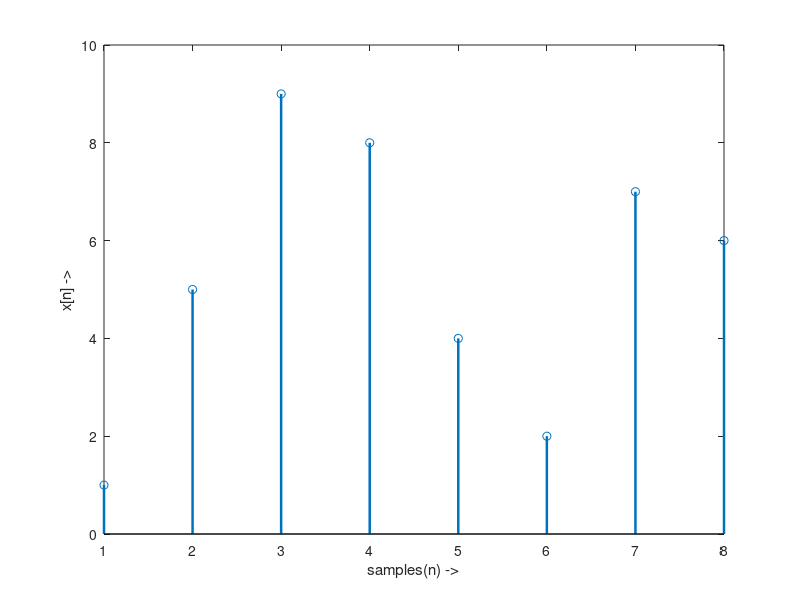

The MATLAB script that drew this image: (Note: this script raises an error after producing the figure.)
% 19ucc023
% Mohit Akhouri
% Experiment 8 - Observation 3

% In this code, we will take a random 8-length sequence x[n]
% Then we will find its FFT using both INBUILT function fft and
% USER-DEFINED function my_dit_fft and also plot the graphs respectively

clc;
clear all;
close all;

N = 8; % Size of the seqeunce x[n]
x = randperm(10,N); % using randperm(k,N) to select RANDOM N integers from range 1-k , here it selects N=8 integers from range 1-10

% Plot of random seqeunce x[n]
figure;
stem(x,'Linewidth',1.8);
xlabel('samples(n) ->');
ylabel('x[n] ->');
title('19ucc023 - Mohit Akhouri','Plot of Input Sequence x[n] of length = 8');
grid on;

fft_inbuilt = fft(x,N); % Calculation of N-point DFT via INBUILT function fft
fft_user_defined = my_dit_fft(x,N); % Calculation of N-point DFT using RADIX-2 fft algorithm via USER-DEFINED function my_dit_fft

% Plot of N-point DFT obtained via INBUILT function fft(x,N)
figure;
subplot(2,1,1);
stem(fft_inbuilt,'Linewidth',1.8);
xlabel('samples(k) ->');
ylabel('X(k) ->');
title('8-point DFT of sequence x[n] using INBUILT function fft(x,N)');
grid on;

% Plot of N-point DFT obtained via USER-DEFINED function my_dit_fft(x,N)
subplot(2,1,2);
stem(fft_user_defined,'Linewidth',1.8);
xlabel('samples(k) ->');
ylabel('X(k) ->');
title('8-point DFT of sequence x[n] using USER-DEFINED function my\_dit\_fft(x,N)');
grid on;
sgtitle('19ucc023 - Mohit Akhouri');